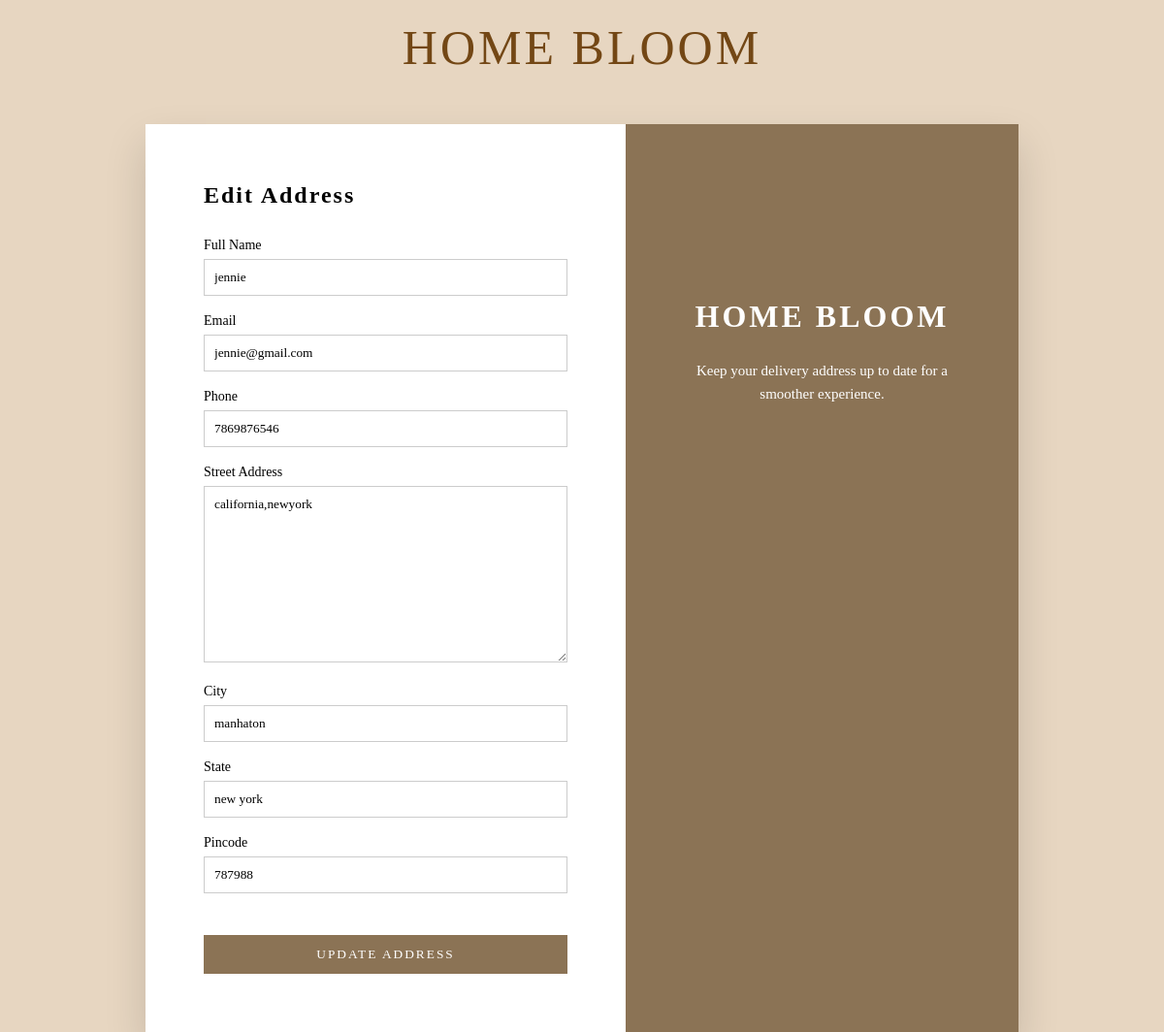
The app's page /address/edit/3/ (signed in) with its own data.
### bloom/models.py (models this page shows, shortened)
class Address(models.Model):
    user = models.ForeignKey(settings.AUTH_USER_MODEL, on_delete=models.CASCADE)
    full_name = models.CharField(max_length=100)
    email = models.EmailField()
    phone = models.CharField(max_length=15)
    street = models.TextField()
    city = models.CharField(max_length=50)
    state = models.CharField(max_length=50)
    pincode = models.CharField(max_length=10)

### bloom/decorators.py (the view)
    def wrapper(request, *args, **kwargs):
        if request.user.is_authenticated and not request.user.is_staff:
            return view_func(request, *args, **kwargs)
        messages.error(request, "You are not authorized to access this page.")
        return redirect("login")

### bloom/forms.py
class AddressForm(forms.ModelForm):
    class Meta:
        model = Address
        exclude = ["user"]

### bloom/views.py (called while the page is built)
@user_required
def editaddress(request, id):
    address = get_object_or_404(Address, id=id, user=request.user)
    if request.method == "POST":
        form = AddressForm(request.POST, instance=address)
        if form.is_valid():
            form.save()
            return redirect("profile")
    else:
        form = AddressForm(instance=address)
    return render(request, "editaddress.html", {
        "form": form,
        "address": address
    })

### bloom/templates/editaddress.html (shortened to what this page needs)
<!DOCTYPE html>
<html lang="en">
<head>
</head>
<body>
<section class="page-title-section">
    <a href="/" class="page-title">HOME BLOOM</a>
</section>
<div class="profile-wrapper">
    <div class="profile-card">
        <div class="profile-left">
            <h2>Edit Address</h2>
            <form method="post">
                <div class="profile-field">
                    <label>Full Name</label>
                    {{ form.full_name }}
                </div>
                <div class="profile-field">
                    <label>Email</label>
                    {{ form.email }}
                </div>
                <div class="profile-field">
                    <label>Phone</label>
                    {{ form.phone }}
                </div>
                <div class="profile-field">
                    <label>Street Address</label>
                    {{ form.street }}
                </div>
                <div class="profile-field">
                    <label>City</label>
                    {{ form.city }}
                </div>
                <div class="profile-field">
                    <label>State</label>
                    {{ form.state }}
                </div>
                <div class="profile-field">
                    <label>Pincode</label>
                    {{ form.pincode }}
                </div>
                <button type="submit" class="save-btn">
                    UPDATE ADDRESS
                </button>
            </form>
        </div>
        <div class="profile-right">
            <h1>HOME BLOOM</h1>
            <p>
                Keep your delivery address up to date for a smoother experience.
            </p>
        </div>
    </div>
</div>
</body>
</html>

### bloom/templates/editaddress.html (style rules this page uses)
* { margin: 0; padding: 0; box-sizing: border-box; font-family: "Georgia", serif; }
body { background: #e7d6c1; }
.page-title-section { padding: 20px 0; text-align: center; }
.page-title { font-size: 50px; text-decoration: none; color: #734715ff; letter-spacing: 3px; }
.profile-wrapper { min-height: calc(100vh - 80px); margin-top: 30px; display: flex; justify-content: center; align-items: center; }
.profile-card { width: 900px; display: flex; background: #fff; box-shadow: 0 20px 40px rgba(0,0,0,0.15); }
.profile-left { width: 55%; padding: 60px; }
.profile-left h2 { margin-bottom: 30px; letter-spacing: 2px; }
.profile-field { margin-bottom: 18px; }
.profile-field label { display: block; font-size: 14px; margin-bottom: 6px; }
.profile-field input, .profile-field textarea { width: 100%; padding: 10px; border: 1px solid #ccc; }
.save-btn { margin-top: 25px; width: 100%; padding: 12px; background: #8b7355; color: #fff; border: none; letter-spacing: 2px; cursor: pointer; }
.profile-right { width: 45%; background: #8b7355; color: #fff; padding: 60px; text-align: center; }
.profile-right h1 { margin-top: 120px; letter-spacing: 3px; }
.profile-right p { margin-top: 25px; font-size: 15px; line-height: 1.6; }

### records on screen
Address: full_name "jennie", email "jennie@gmail.com", phone "7869876546", street "california,newyork", city "manhaton", state "new york", pincode "787988"
